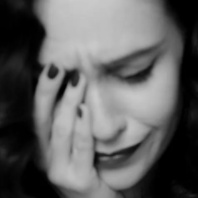
#> input picture Mongga/depresiface.jpg, 198 x 198 px
$ python 'Tutorial 14.py'
#> lines starting #> are read from the running program, lines starting #| are printed output that depends on the picture; after the words box and inside, x2 and y2 are one past the last pixel; in counts of white or black regions, pixels touching at a corner belong together
import cv2
import numpy as np

img = cv2.imread("depresiface.jpg")
#> img is the input picture: shape (198, 198, 3); min 0, max 203, mean 95.4


img=cv2.resize(img,(640,480))
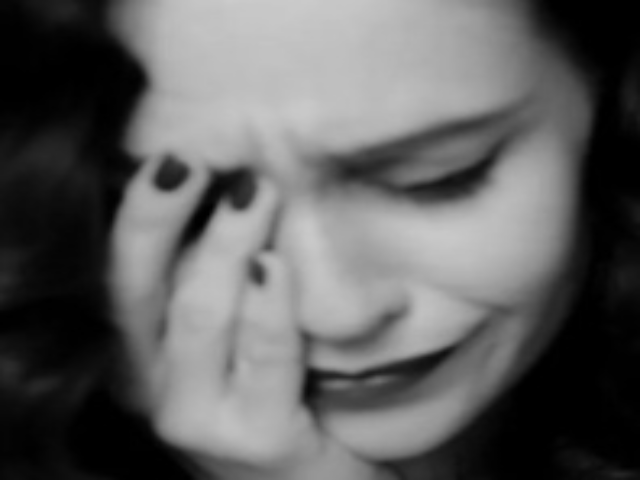
#> img: shape (480, 640, 3); min 0, max 203, mean 95.3

# [7 lines of commented-out code are left out]
imgcanny = cv2.Canny(img,10,50)
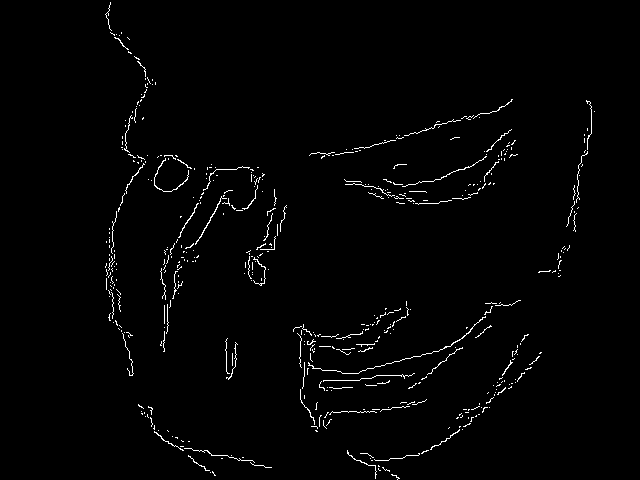
#> imgcanny: shape (480, 640); 1.5% white in thin lines or dots, all inside (x1, y1, x2, y2) = (105, 2, 595, 480)

kernel=np.ones((5,5),np.uint8)
imgDilation= cv2.dilate(imgcanny,kernel,iterations=1)
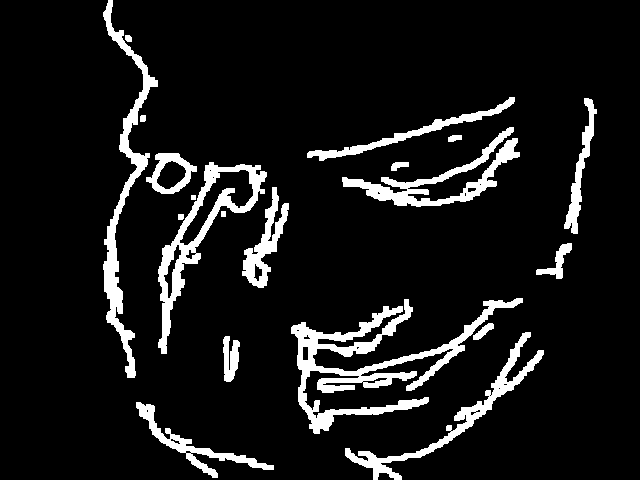
#> imgDilation: shape (480, 640); 9.3% white; 20 white regions, largest, box (x1, y1, x2, y2) and area: (291, 298, 523, 434) 6876, (103, 0, 158, 378) 3762, (158, 162, 267, 354) 3695
imgEroded=cv2.erode(imgcanny,kernel,iterations=1)
#> imgEroded: shape (480, 640); every value is 0
imgEroded2=cv2.erode(img,kernel,iterations=1)
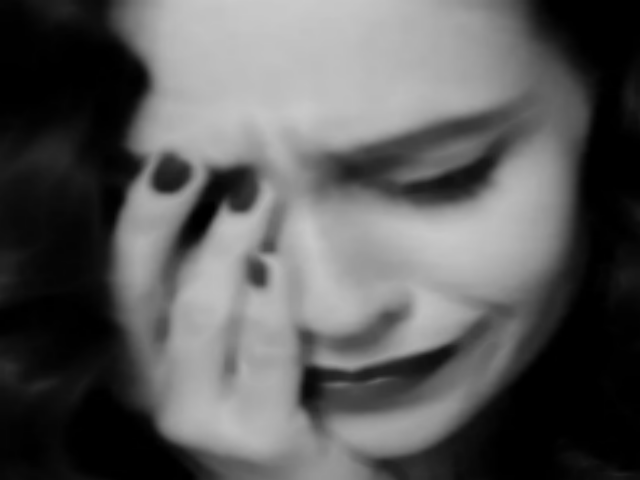
#> imgEroded2: shape (480, 640, 3); min 0, max 202, mean 90.9


# [8 lines of commented-out code are left out]

imgcropped=img[0:100,0:200]
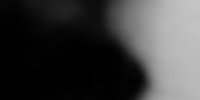
#> imgcropped: shape (100, 200, 3); min 0, max 197, mean 60.8
cv2.imshow("img",img)
cv2.imshow("crop",imgcropped)

cv2.waitKey(0)
